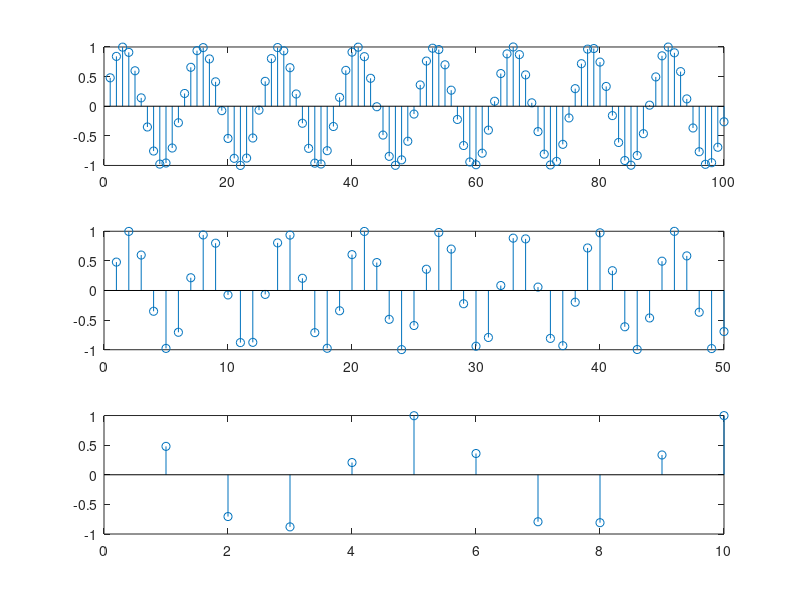

Recreate this plot in MATLAB.
clear all;
close all;
omega=0.5;
t=1:100;
s=sin(omega*t);
subplot(3,1,1),stem(s);
x1=s(1:2:length(s));
subplot(3,1,2),stem(x1);
x2=s(1:10:length(s));
subplot(3,1,3),stem(x2);